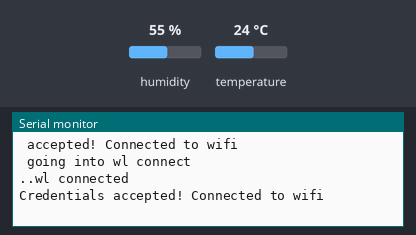
The sketch below on a simulated ESP8266 (NodeMCU). On the bench: the last lines printed to the serial monitor. The test bench sets the inputs (shaded band); at power-on: humidity 55 %, temperature 24 °C. WiFi joins after 1.5 s; servers stay silent unless stated.

Above: at 3.2 s.
3.3 s: humidity set to 22 %
At 17.6 s:
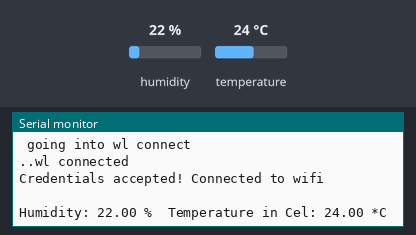
25.8 s: temperature set to 12 °C
At 33.0 s:
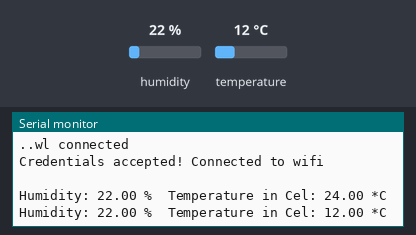

Measured:
- after the input at 3.3 s, the serial monitor: prints a new line after 13.7 s (image 1)
- after the input at 25.8 s, the serial monitor: prints a new line after 6.4 s (image 2)

The sketch:

DHTtoSheet.ino
```cpp
#include "ESP8266WiFi.h"
#include "DHT.h"
#define DHTPIN D4    // what digital pin we're connected to
#define DHTTYPE DHT22  // DHT 11

DHT dht(DHTPIN,DHTTYPE);


const char WEBSITE[] = "api.pushingbox.com";
const String devid = "v3903EF84D404A47";
const char* MY_SSID = "Cisco06394";
const char* MY_PWD =  "ontani209";


void setup()
{
  Serial.begin(115200);
  dht.begin();
  Serial.print("Connecting to "+*MY_SSID);
  WiFi.begin(MY_SSID, MY_PWD);
  Serial.println("going into wl connect");

  while (WiFi.status() != WL_CONNECTED) //not connected,..waiting to connect
    {
      delay(1000);
      Serial.print(".");
    }
  Serial.println("wl connected");
  Serial.println("");
  Serial.println("Credentials accepted! Connected to wifi\n ");
  Serial.println("");
}


void loop()
{
  delay(15000);

  float humidityData = dht.readHumidity();
  float celData = dht.readTemperature();
  float fehrData = dht.readTemperature(true);

  if (isnan(humidityData) || isnan(celData) || isnan(fehrData))
  {
    Serial.println("Failed to read from DHT sensor!");
    return;
  }

  float hicData = dht.computeHeatIndex(celData, humidityData, false);
  Serial.print("Humidity: ");
  Serial.print(humidityData);
  Serial.print(" %\t");
  Serial.print("Temperature in Cel: ");
  Serial.print(celData);
  Serial.print(" *C ");
  Serial.println("");

  WiFiClient client;
if (client.connect(WEBSITE, 80))
      {
         client.print("GET /pushingbox?devid=" + devid
       + "&humidityData=" + (String) humidityData
       + "&celData="      + (String) celData
         );

      client.println(" HTTP/1.1");
      client.print("Host: ");
      client.println(WEBSITE);
      client.println("User-Agent: ESP8266/1.0");
      client.println("Connection: close");
      client.println();
      }
}
```
